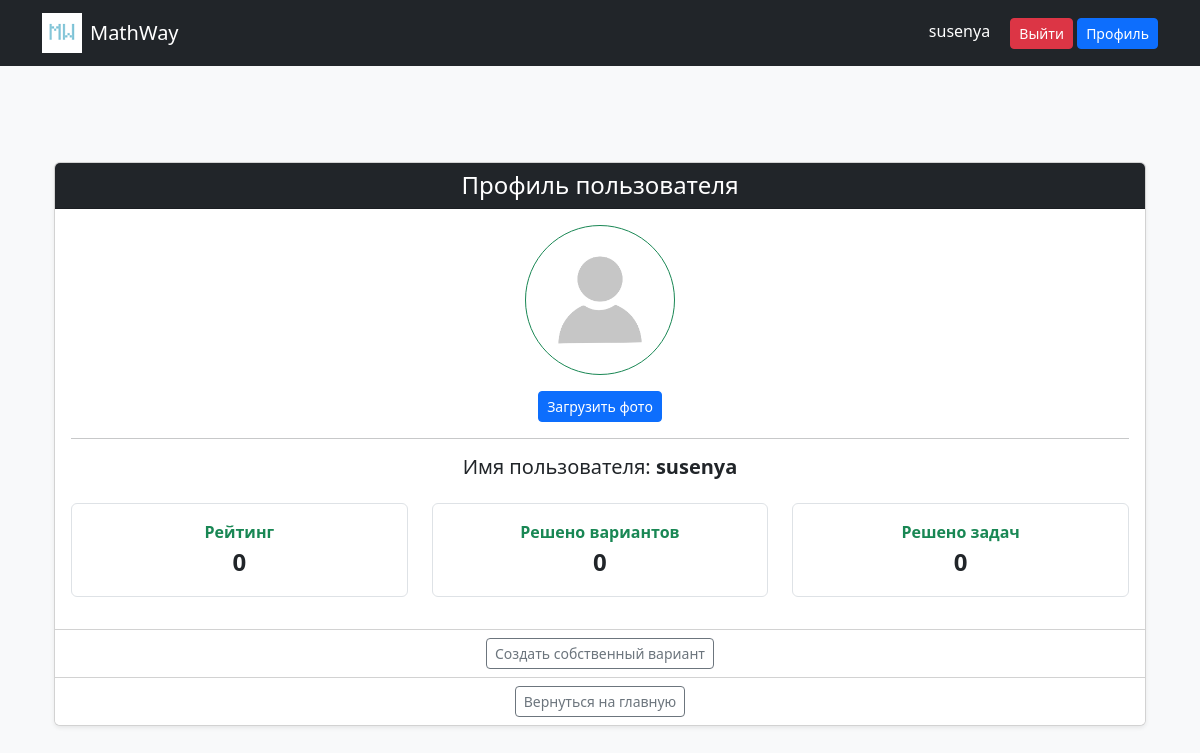
The app's page /profile (signed in), older data.
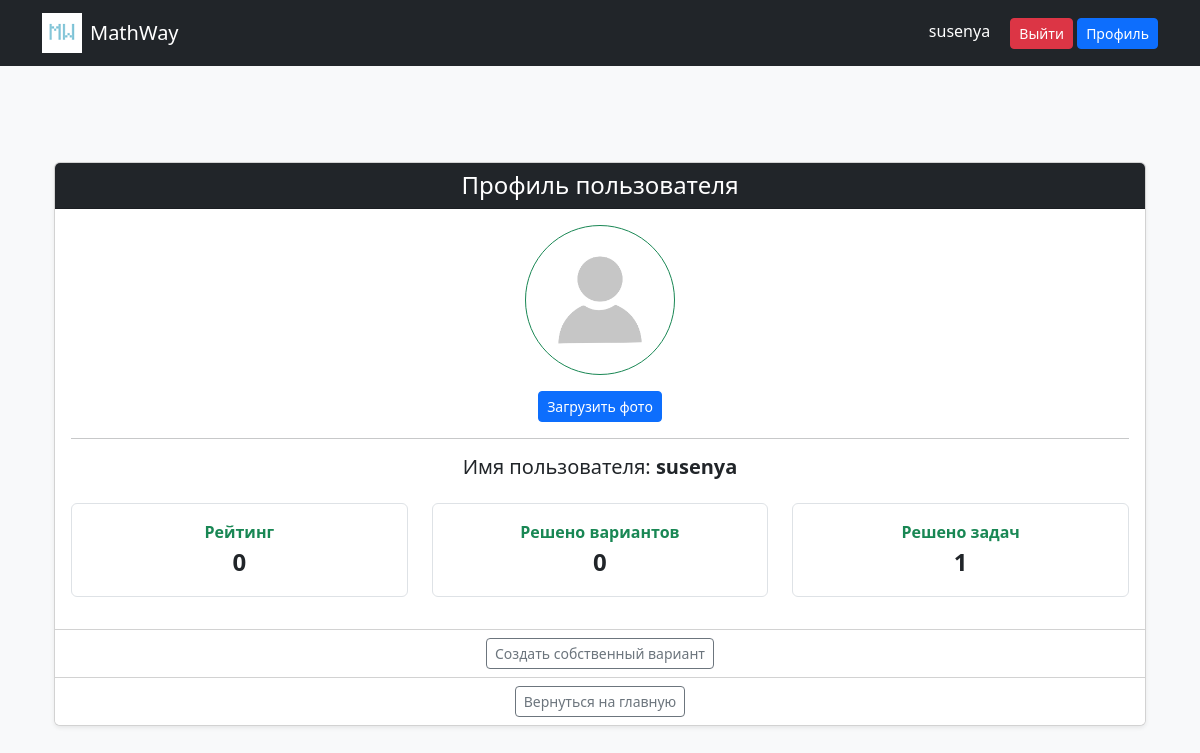
The same page, newer data.
### models.py (models this page shows)
class User(db.Model, UserMixin):
    id = db.Column(db.Integer, primary_key=True)
    username = db.Column(db.String(100), unique=True, nullable=False)
    password = db.Column(db.String(200), nullable=False)
    email = db.Column(db.String(100), unique=True, nullable=False)
    solved_var = db.Column(db.Integer, nullable=False, default=0)
    avatar = db.Column(db.String(200), nullable=True)
    count_task = db.Column(db.Integer, default=0)

### main.py (the view)
@app.route('/profile')
def profile():
    return render_template("profile.html")

### main.py (called while the page is built)
@login_manager.user_loader
def load_user(user_id):
    return User.query.get(int(user_id))

### templates/profile.html (shortened to what this page needs)
{% extends "base.html" %}
{% block content %}
<body class="bg-light">
<div class="container py-5">
    <div class="card shadow-sm">
        <div class="card-header bg-dark text-white text-center">
            <h4 class="mb-0">Профиль пользователя</h4>
        </div>
        <div class="card-body text-center">
            <div class="mb-3">
                <img src="{{ url_for('static', filename=current_user.avatar or 'avatars/none_avatar.jpg') }}"
                     alt="avatar"
                     class="rounded-circle border border-success p-2"
                     width="150" height="150">
            </div>
            <form action="/upload_avatar" method="POST" enctype="multipart/form-data">
                <label class="btn btn-primary btn-sm">
                    Загрузить фото
                </label>
            </form>
            <hr>
            <h5 class="mt-3">
                Имя пользователя:
                <span class="fw-bold">{{ current_user.username }}</span>
            </h5>
        </div>
        <div class="card-body pt-0">
            <div class="row text-center">
                <div class="col-md-4 mb-3">
                    <div class="p-3 border rounded bg-white">
                        <div class="text-success fw-semibold">Рейтинг</div>
                        <div class="fs-4 fw-bold">0</div>
                    </div>
                </div>
                <div class="col-md-4 mb-3">
                    <div class="p-3 border rounded bg-white">
                        <div class="text-success fw-semibold">Решено вариантов</div>
                        <div class="fs-4 fw-bold">{{ current_user.solved_var }}</div>
                    </div>
                </div>
                <div class="col-md-4 mb-3">
                    <div class="p-3 border rounded bg-white">
                        <div class="text-success fw-semibold">Решено задач</div>
                        <div class="fs-4 fw-bold">{{ current_user.count_task }}</div>
                    </div>
                </div>
            </div>
        </div>
        <div class="card-footer text-center bg-white">
            <a href="/self_variant" class="btn btn-outline-secondary btn-sm">
                Создать собственный вариант
            </a>
        </div>
        <div class="card-footer text-center bg-white">
            <a href="/" class="btn btn-outline-secondary btn-sm">
                Вернуться на главную
            </a>
        </div>
    </div>
</div>
</body>
</html>
{% endblock %}

### templates/base.html (shortened to what this page needs)
<!DOCTYPE html>
<html>
<head>
    <link href="https://cdn.jsdelivr.net/npm/bootstrap@5.3.0/dist/css/bootstrap.min.css" rel="stylesheet">
</head>
<body>
<nav class="navbar navbar-dark bg-dark">
    <div class="container">
        <a class="navbar-brand d-flex align-items-center" href="/">
    <img src="{{ url_for('static', filename='images/logo.png') }}"
         alt="logo"
         height="40"
         class="me-2">
            MathWay
        </a>
        <div>
            {% if current_user.is_authenticated %}
                <span class="text-white me-3">
                    {{ current_user.username }}
                </span>
                <a href="/logout" class="btn btn-danger btn-sm">Выйти</a>
                <a href="/profile" class="btn btn-primary btn-sm">Профиль</a>
            {% else %}
                <a href="/login" class="btn btn-secondary btn-sm me-2">Вход</a>
                <a href="/register" class="btn btn-primary btn-sm">Регистрация</a>
            {% endif %}
        </div>
    </div>
</nav>
<div class="container mt-5">
    {% block content %}{% endblock %}
</body>
</html>

Row changes from the older to the newer data that the page shows:
changed User "susenya": count_task "0" → "1"
